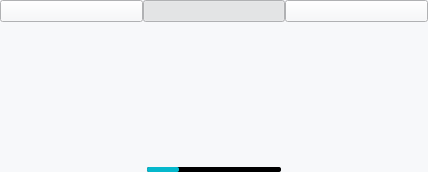
<?xml version="1.0" encoding="UTF-8"?>
<ui version="4.0">
 <class>MenuFooter</class>
 <widget class="QWidget" name="MenuFooter">
  <property name="geometry">
   <rect>
    <x>0</x>
    <y>0</y>
    <width>428</width>
    <height>172</height>
   </rect>
  </property>
  <property name="windowTitle">
   <string>Form</string>
  </property>
  <property name="styleSheet">
   <string notr="true">background-color: #f7f8fa;</string>
  </property>
  <layout class="QVBoxLayout" name="verticalLayout">
   <property name="spacing">
    <number>0</number>
   </property>
   <property name="leftMargin">
    <number>0</number>
   </property>
   <property name="topMargin">
    <number>0</number>
   </property>
   <property name="rightMargin">
    <number>0</number>
   </property>
   <property name="bottomMargin">
    <number>0</number>
   </property>
   <item>
    <widget class="DapGuiWidget" name="Background">
     <property name="cssStyle">
      <string>footer backgroundcolor</string>
     </property>
     <layout class="QVBoxLayout" name="verticalLayout_2">
      <property name="spacing">
       <number>0</number>
      </property>
      <property name="leftMargin">
       <number>0</number>
      </property>
      <property name="topMargin">
       <number>0</number>
      </property>
      <property name="rightMargin">
       <number>0</number>
      </property>
      <property name="bottomMargin">
       <number>0</number>
      </property>
      <item>
       <layout class="QHBoxLayout" name="horizontalLayout">
        <property name="spacing">
         <number>0</number>
        </property>
        <item>
         <widget class="DapGuiPushButton" name="btnSettings">
          <property name="checkable">
           <bool>true</bool>
          </property>
          <property name="style">
           <enum>DapGuiPushButton::Settings</enum>
          </property>
          <property name="cssStyle" stdset="0">
           <string>cwpb_square nobackground</string>
          </property>
         </widget>
        </item>
        <item>
         <widget class="DapGuiPushButton" name="btnConnection">
          <property name="checkable">
           <bool>true</bool>
          </property>
          <property name="checked">
           <bool>true</bool>
          </property>
          <property name="style">
           <enum>DapGuiPushButton::Connection</enum>
          </property>
          <property name="cssStyle" stdset="0">
           <string>cwpb_square nobackground</string>
          </property>
         </widget>
        </item>
        <item>
         <widget class="DapGuiPushButton" name="btnAccaunt">
          <property name="checkable">
           <bool>true</bool>
          </property>
          <property name="style">
           <enum>DapGuiPushButton::Account</enum>
          </property>
          <property name="cssStyle" stdset="0">
           <string>cwpb_square nobackground</string>
          </property>
         </widget>
        </item>
       </layout>
      </item>
      <item>
       <spacer name="verticalSpacer">
        <property name="orientation">
         <enum>Qt::Vertical</enum>
        </property>
        <property name="sizeHint" stdset="0">
         <size>
          <width>20</width>
          <height>40</height>
         </size>
        </property>
       </spacer>
      </item>
      <item>
       <layout class="QHBoxLayout" name="horizontalLayout_2">
        <property name="spacing">
         <number>0</number>
        </property>
        <item>
         <widget class="QProgressBar" name="progress">
          <property name="styleSheet">
           <string notr="true">*
{
background-color: #000000;
border-radius: 2px;
max-width: 134px;
max-height: 5px;
}

*::chunk
{
background-color: #05B8CC;
border-radius: 2px;
}</string>
          </property>
          <property name="value">
           <number>24</number>
          </property>
          <property name="textVisible">
           <bool>false</bool>
          </property>
         </widget>
        </item>
       </layout>
      </item>
     </layout>
    </widget>
   </item>
  </layout>
 </widget>
 <customwidgets>
  <customwidget>
   <class>DapGuiPushButton</class>
   <extends>QPushButton</extends>
   <header>dapguipushbutton.h</header>
  </customwidget>
  <customwidget>
   <class>DapGuiWidget</class>
   <extends>QWidget</extends>
   <header>dapguiwidget.h</header>
   <container>1</container>
  </customwidget>
 </customwidgets>
 <resources/>
 <connections/>
</ui>
